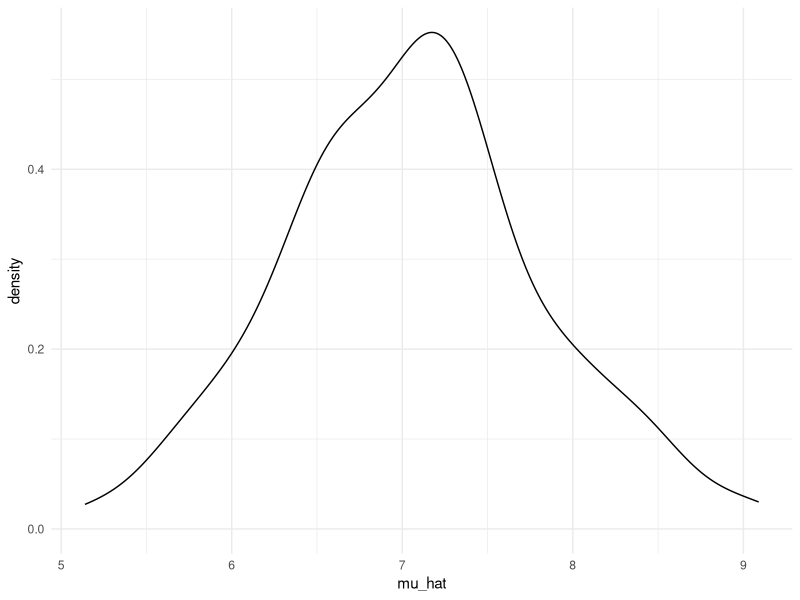
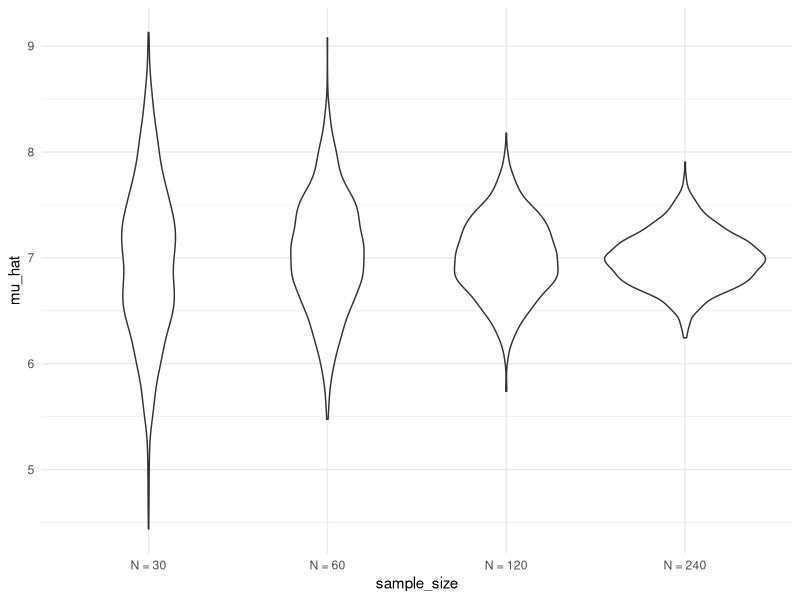
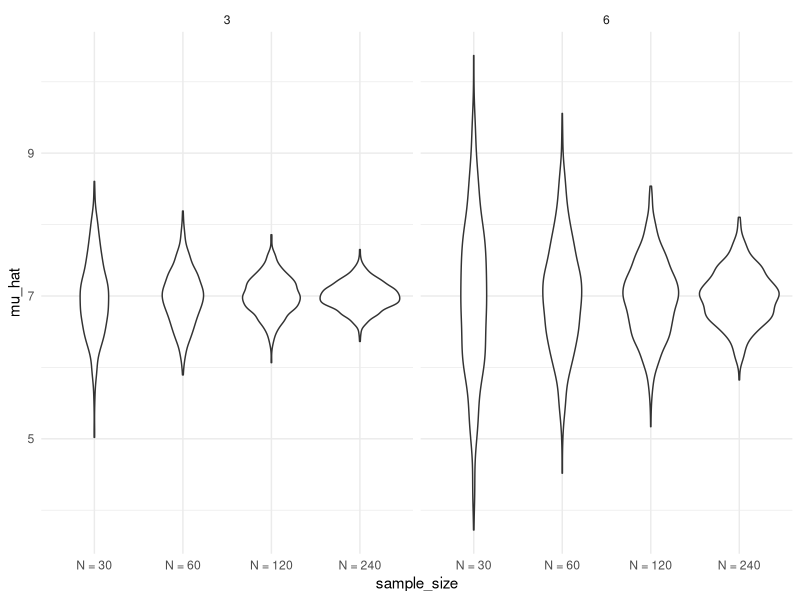

These figures' R source, in order:
## ---- chunk 1
library(tidyverse)

knitr::opts_chunk$set(
	echo = TRUE,
	warning = FALSE,
  fig.width = 6,
  fig.asp = .6,
  out.width = "90%"
)

theme_set(theme_minimal() + theme(legend.position = "bottom"))

options(
  ggplot2.continuous.colour = "viridis",
  ggplot2.continuous.fill = "viridis"
)

scale_colour_discrete = scale_colour_viridis_d
scale_fill_discrete = scale_fill_viridis_d
## ---- chunk 2
sim_mean_sd = function(n_obs, miu = 7, sigma = 4) {
  
  x = rnorm(n = n_obs, mean = miu, sd = sigma)

  tibble(
    mu_hat = mean(x), ## estimated mean of true mean
    sigma_hat = sd(x) ## estimated sigma of true sigma
  )
  
}
## ---- chunk 3
sim_mean_sd(n_obs = 30)
## ---- chunk 4
## Create an output vector with 100 empty spots
output = vector("list", length = 100)

##100 hundred times I ran sim_mean_sd with number of observations equals to 30 and save the output each time 
for (i in 1:100) {
  output[[i]] = sim_mean_sd(n_obs = 30)
  
}

## Create 1 dataframe with 100 rows binding 100 dataframes
bind_rows(output)
## ---- chunk 5
sim_results_df = 
  expand_grid(
    sample_size = 30,
    iteration = 1:100
    ) %>% 
  mutate(
    estimate_df = map(sample_size, sim_mean_sd)
  ) %>% 
  unnest(estimate_df)
## ---- chunk 6
sim_results_df %>% 
  ggplot(aes(x = mu_hat)) +
  geom_density()
## ---- chunk 7
sim_results_df = 
  expand_grid(
    sample_size = c(30, 60, 120, 240),
    iteration = 1:1000
  ) %>% 
  mutate(
    estimate_df = map(sample_size, sim_mean_sd)
  ) %>% 
  unnest(estimate_df)
## ---- chunk 8
sim_results_df %>% 
  mutate(
    sample_size = str_c("N = ", sample_size),
    sample_size = fct_inorder(sample_size)
  ) %>% 
  ggplot(aes(x = sample_size, y = mu_hat)) + 
  geom_violin()
## ---- chunk 9
sim_results_df %>% 
  mutate(
    sample_size = str_c("N = ", sample_size),
    sample_size = fct_inorder(sample_size)
  ) %>% 
  group_by(sample_size) %>% 
  summarize(
    emp_st_error = sd(mu_hat)
  )
## ---- chunk 10
sim_results_df = 
  expand_grid(
    sample_size = c(30, 60, 120, 240),
    true_sigma = c(6, 3),
    iteration = 1:1000
  ) %>% 
  mutate(
    estimate_df = 
      map2(.x = sample_size, .y = true_sigma, ~sim_mean_sd(n_obs = .x, sigma = .y))
  ) %>% 
  unnest(estimate_df)
## ---- chunk 11
sim_results_df %>% 
  mutate(
    sample_size = str_c("N = ", sample_size),
    sample_size = fct_inorder(sample_size)
  ) %>% 
  ggplot(aes(x = sample_size, y = mu_hat)) + 
  geom_violin() + 
  facet_grid(. ~ true_sigma)
